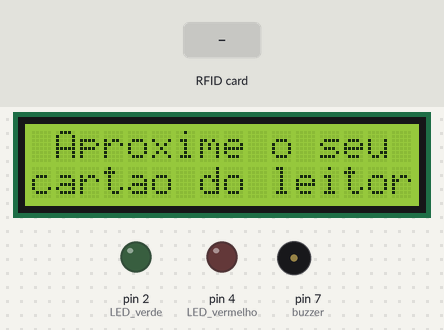
Bench run of a sketch on a simulated Arduino Uno, built with avr-gcc and run on an emulated ATmega328P. Parts: 16×2 character LCD, output pins drawn as LEDs (lit = HIGH), buzzer (waves = sounding). The inputs (shaded band) are chosen by the test bench. Pins used as bus, display or sensor lines are not drawn; what the sketch prints to the serial monitor is not drawn.

Above: at 1.3 s.
1.4 s: RFID card 9A A2 76 80 held to the reader
At 2.2 s:
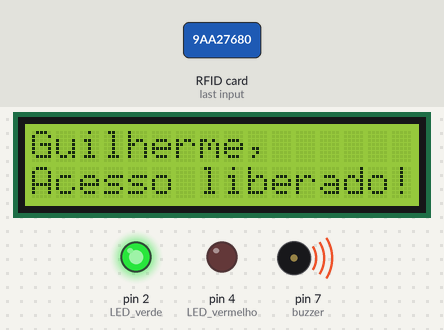
At 3.6 s:
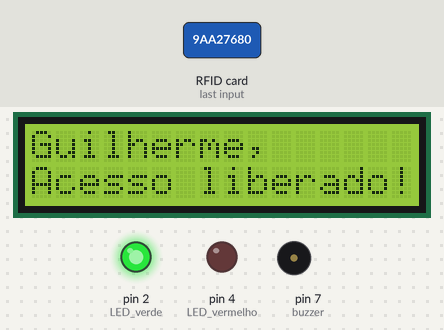
3.9 s: RFID card 39 78 0E B3 held to the reader
At 5.0 s:
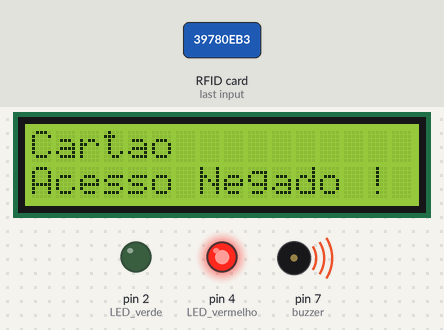
Timing chart, 0 to 9.0 s (numbered marks = the images above; inputs shaded):
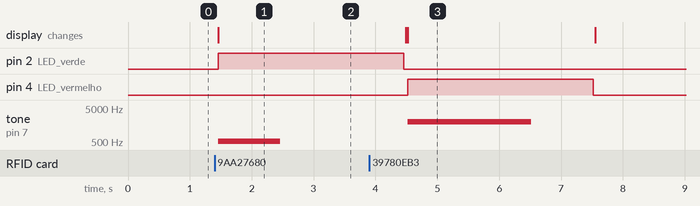

The sketch:

leitura.ino
```cpp
#include <SPI.h>
#include <MFRC522.h>
#include <LiquidCrystal_I2C.h>

//Pinos Reset e SS módulo MFRC522
#define SS_PIN 10
#define RST_PIN 9
MFRC522 mfrc522(SS_PIN, RST_PIN);
LiquidCrystal_I2C lcd(0x27,2,1,0,4,5,6,7,3, POSITIVE);

int buzzer = 7;

char st[20];

void setup()
{
  pinMode(2, OUTPUT); // LED verde
  pinMode(4, OUTPUT); // LED vermelho
  Serial.begin(9600);   // Inicia a serial
  SPI.begin();      // Inicia  SPI bus
  mfrc522.PCD_Init();   // Inicia MFRC522
  Serial.println("Aproxime o seu cartao do leitor...");
  Serial.println();
  //Define o número de colunas e linhas do LCD:
  lcd.begin(16, 2);
  mensageminicial();
}

void loop()
{
  // Look for new cards
  if ( ! mfrc522.PICC_IsNewCardPresent())
  {
    return;
  }
  // Select one of the cards
  if ( ! mfrc522.PICC_ReadCardSerial())
  {
    return;
  }
  //Mostra UID na serial
  Serial.print("UID da tag :");
  String conteudo= "";
  byte letra;
  for (byte i = 0; i < mfrc522.uid.size; i++)
  {
     Serial.print(mfrc522.uid.uidByte[i] < 0x10 ? " 0" : " ");
     Serial.print(mfrc522.uid.uidByte[i], HEX);
     conteudo.concat(String(mfrc522.uid.uidByte[i] < 0x10 ? " 0" : " "));
     conteudo.concat(String(mfrc522.uid.uidByte[i], HEX));
  }
  Serial.println();
  Serial.print("Mensagem : ");
  conteudo.toUpperCase();
  if (conteudo.substring(1) == "9A A2 76 80") //UID 1 - Chaveiro
  {
    Serial.println("Guilherme, bem vindo!");
    Serial.println();
    lcd.clear();
    lcd.setCursor(0,0);
    lcd.print("Guilherme,");
    lcd.setCursor(0,1);
    lcd.print("Acesso liberado!");
    tone(buzzer, 523, 1000);
    digitalWrite(2, HIGH);
    delay(3000);
    digitalWrite(2, LOW);
    mensageminicial();
  }

  if (conteudo.substring(1) == "39 78 0E B3") //UID 2 - Cartao
  {
    Serial.println("Cartao");
    Serial.println();
    lcd.clear();
    lcd.setCursor(0,0);
    lcd.print("Cartao");
    lcd.setCursor(0,1);
    lcd.print("Acesso Negado !");
    tone(buzzer, 2000, 2000);
    digitalWrite(4, HIGH);
    delay(3000);
    digitalWrite(4, LOW);

    mensageminicial();
  }
}

void mensageminicial()
{
  lcd.clear();
  lcd.print(" Aproxime o seu");
  lcd.setCursor(0,1);
  lcd.print("cartao do leitor");
}
```

Measured:
- after the input at 1.4 s, pin 2 (LED_verde): LOW → HIGH after 0.06 s; tone on pin 7 (buzzer): silent → 523 Hz after 0.06 s, → silent 1.0 s later; the display: changes after 0.06 s (image 1)
- after the input at 3.9 s, pin 4 (LED_vermelho): LOW → HIGH after 0.62 s, → LOW 3.0 s later; tone on pin 7 (buzzer): silent → 2000 Hz after 0.62 s, → silent 2.0 s later; the display: first differs from a run without the input after 0.62 s (image 3)
